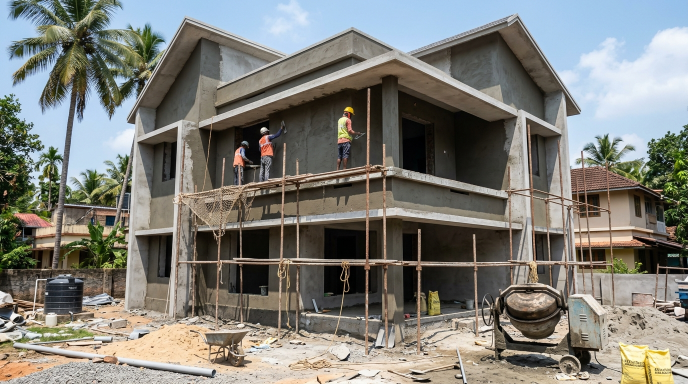
#> input picture dist/assets/process/04-plaster.jpg, 1376 x 768 px, found by its file name (shown at 1/2 size)
$ python generate_stages.py
#> lines starting #> are read from the running program, lines starting #| are printed output that depends on the picture
import os
from PIL import Image, ImageDraw, ImageFilter
import numpy as np

base_path = r"c:\Users\User\OneDrive\Documents\Desktop\south india building contractors\public\assets\process\04-plaster.jpg"
out_dir = r"c:\Users\User\OneDrive\Documents\Desktop\south india building contractors\public\assets\process"

print(f"Loading base plaster image: {base_path}")
img = Image.open(base_path).convert("RGBA")
w, h = img.size
#> w = 1376; h = 768
print(f"Image dimensions: {w}x{h}")
#| Image dimensions: 1376x768

# Wall polygons for this exact building
poly_upper_left = [
    (int(w * 0.18), int(h * 0.30)),
    (int(w * 0.28), int(h * 0.08)),
    (int(w * 0.52), int(h * 0.16)),
    (int(w * 0.44), int(h * 0.55)),
    (int(w * 0.18), int(h * 0.55)),
]

poly_upper_right = [
    (int(w * 0.52), int(h * 0.16)),
    (int(w * 0.77), int(h * 0.28)),
    (int(w * 0.76), int(h * 0.58)),
    (int(w * 0.44), int(h * 0.55)),
]

poly_ground = [
    (int(w * 0.18), int(h * 0.55)),
    (int(w * 0.76), int(h * 0.58)),
    (int(w * 0.77), int(h * 0.82)),
    (int(w * 0.20), int(h * 0.81)),
]

# ==============================================================================
# 1. GENERATE STAGE 5: PAINTING (EXACT SAME BUILDING WITH PAINT APPLIED & PAINTERS)
# ==============================================================================
print("Generating Stage 5 (Painting)...")
img_painting = img.copy()

paint_layer = Image.new("RGBA", (w, h), (0, 0, 0, 0))
#> paint_layer: PIL image 1376x768 RGBA; every value is 0
draw = ImageDraw.Draw(paint_layer)

# Warm luxury exterior paint
draw.polygon(poly_upper_left, fill=(245, 238, 226, 210))
draw.polygon(poly_upper_right, fill=(240, 230, 215, 205))
draw.polygon(poly_ground, fill=(248, 242, 232, 215))

# Dark charcoal architectural roof eave trims
draw.polygon([
    (int(w * 0.16), int(h * 0.31)),
    (int(w * 0.28), int(h * 0.05)),
    (int(w * 0.54), int(h * 0.14)),
    (int(w * 0.52), int(h * 0.17)),
    (int(w * 0.28), int(h * 0.09)),
    (int(w * 0.18), int(h * 0.32)),
], fill=(42, 53, 62, 240))

# Cantilever beam trim
draw.rectangle([
    (int(w * 0.42), int(h * 0.53)),
    (int(w * 0.80), int(h * 0.57))
], fill=(45, 55, 65, 230))

paint_layer = paint_layer.filter(ImageFilter.GaussianBlur(radius=3))

np_base = np.array(img_painting).astype(float)
np_paint = np.array(paint_layer).astype(float)

alpha = np_paint[:, :, 3:4] / 255.0
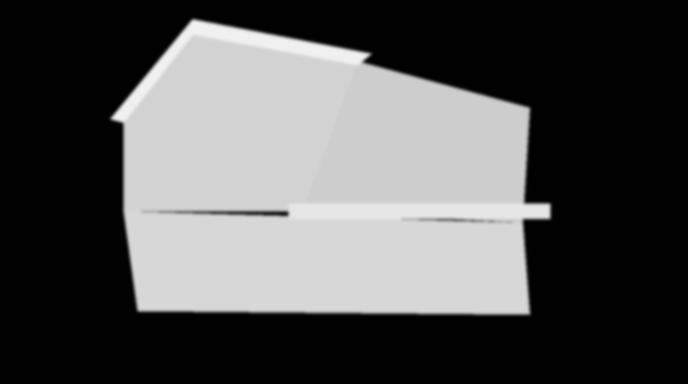
#> alpha: shape (768, 1376, 1) float64 (shown at 1/2 size); min 0, max 0.941, mean 0.32
paint_rgb = np_paint[:, :, :3]
base_rgb = np_base[:, :, :3]

tinted = base_rgb * (paint_rgb / 190.0)
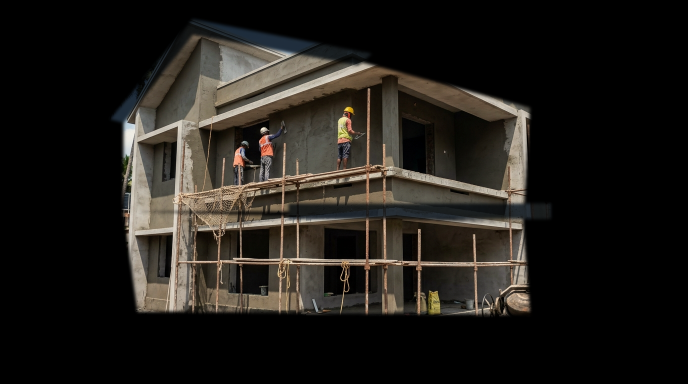
#> tinted: shape (768, 1376, 3) float64 (shown at 1/2 size); mean R, G, B 41.9, 38.1, 32.6; drawn with min black and max white
blended = (1.0 - alpha) * base_rgb + alpha * (0.35 * tinted + 0.65 * (base_rgb * 0.35 + paint_rgb * 0.75))
np_base[:, :, :3] = np.clip(blended, 0, 255)
img_painting = Image.fromarray(np_base.astype(np.uint8), "RGBA")

draw_p = ImageDraw.Draw(img_painting)

# Paint bucket on ground
bucket_x, bucket_y = int(w * 0.28), int(h * 0.84)
#> bucket_x = 385; bucket_y = 645
draw_p.rectangle([bucket_x, bucket_y, bucket_x + 40, bucket_y + 50], fill=(255, 255, 255), outline=(180, 180, 180), width=2)
draw_p.rectangle([bucket_x + 2, bucket_y + 14, bucket_x + 38, bucket_y + 28], fill=(160, 108, 62))
draw_p.ellipse([bucket_x, bucket_y - 4, bucket_x + 40, bucket_y + 4], fill=(245, 240, 230), outline=(150, 150, 150))

# Upper floor paint roller with extension handle
rx, ry = int(w * 0.42), int(h * 0.30)
#> rx = 577; ry = 230
draw_p.line([(rx, ry), (rx - 45, ry + 120)], fill=(70, 70, 70), width=4)
draw_p.rectangle([rx - 10, ry - 20, rx + 20, ry - 4], fill=(250, 245, 235), outline=(180, 160, 130), width=2)

out_painting_path = os.path.join(out_dir, "05-painting.jpg")
img_painting.convert("RGB").save(out_painting_path, "JPEG", quality=95)
print(f"Saved Stage 5 to: {out_painting_path}")


# ==============================================================================
# 2. GENERATE STAGE 6: FINISHING (EXACT SAME BUILDING FULLY COMPLETED)
# ==============================================================================
print("Generating Stage 6 (Finishing)...")
img_finishing = img.copy()

np_fin = np.array(img_finishing).astype(float)
full_paint_layer = Image.new("RGBA", (w, h), (0, 0, 0, 0))
draw_f = ImageDraw.Draw(full_paint_layer)

# Pristine luxury exterior painted walls
draw_f.polygon(poly_upper_left, fill=(248, 243, 235, 245))
draw_f.polygon(poly_upper_right, fill=(245, 239, 230, 240))
draw_f.polygon(poly_ground, fill=(250, 246, 238, 250))

# Dark charcoal architectural canopy & roof trims
draw_f.polygon([
    (int(w * 0.16), int(h * 0.31)),
    (int(w * 0.28), int(h * 0.05)),
    (int(w * 0.54), int(h * 0.14)),
    (int(w * 0.52), int(h * 0.18)),
    (int(w * 0.28), int(h * 0.09)),
    (int(w * 0.18), int(h * 0.32)),
], fill=(35, 45, 54, 255))

draw_f.rectangle([
    (int(w * 0.42), int(h * 0.52)),
    (int(w * 0.80), int(h * 0.58))
], fill=(35, 45, 54, 255))

full_paint_layer = full_paint_layer.filter(ImageFilter.GaussianBlur(radius=2))
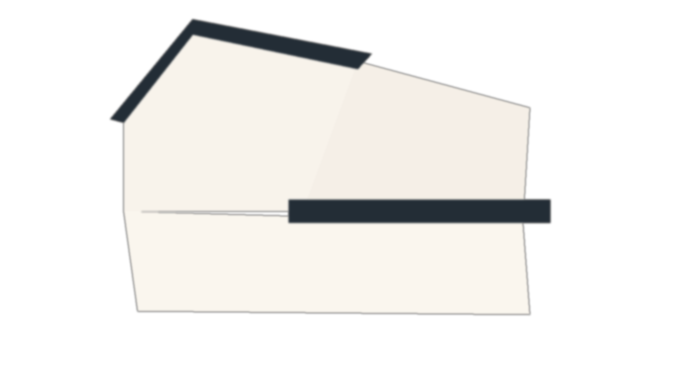
#> full_paint_layer: PIL image 1376x768 RGBA (shown at 1/2 size); mean R, G, B, A 87.1, 85.8, 83.3, 95; transparent parts drawn white
np_fp = np.array(full_paint_layer).astype(float)
alpha_f = np_fp[:, :, 3:4] / 255.0
paint_f_rgb = np_fp[:, :, :3]
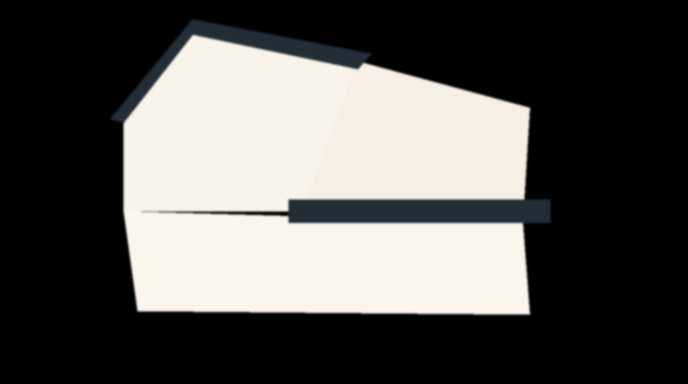
#> paint_f_rgb: shape (768, 1376, 3) float64 (shown at 1/2 size); mean R, G, B 87.1, 85.8, 83.3
base_f_rgb = np_fin[:, :, :3]

tinted_f = base_f_rgb * (paint_f_rgb / 180.0)
blended_f = (1.0 - alpha_f) * base_f_rgb + alpha_f * (0.30 * tinted_f + 0.70 * (base_f_rgb * 0.3 + paint_f_rgb * 0.75))
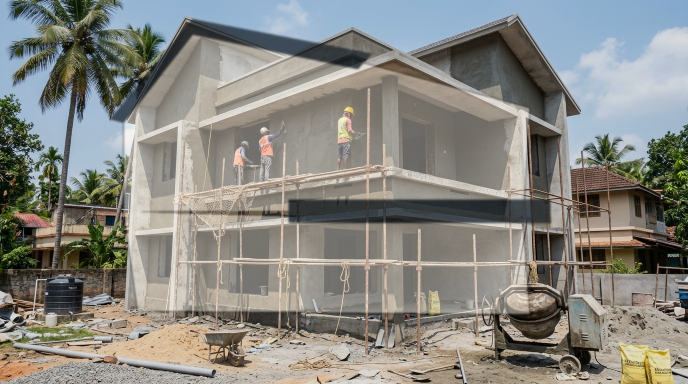
#> blended_f: shape (768, 1376, 3) float64 (shown at 1/2 size); mean R, G, B 155.1, 154.4, 147.8; drawn with min black and max white
np_fin[:, :, :3] = np.clip(blended_f, 0, 255)
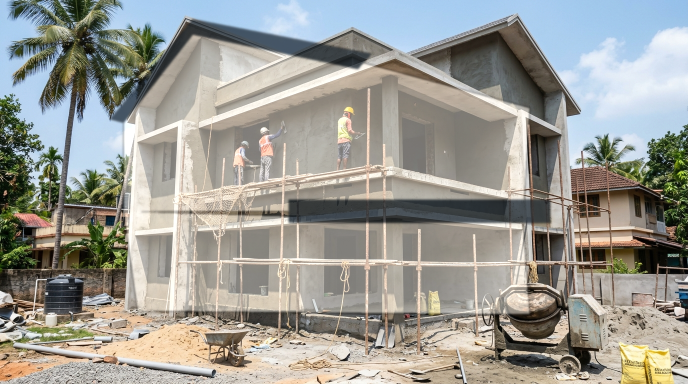
#> np_fin: shape (768, 1376, 4) float64 (shown at 1/2 size); mean R, G, B, A 154.9, 154.4, 147.8, 255

img_finishing = Image.fromarray(np_fin.astype(np.uint8), "RGBA")
draw_fin = ImageDraw.Draw(img_finishing)

# Windows installation
def draw_glass_window(box, panes=(2, 1)):
#> called with panes = (2, 2)
    x1, y1, x2, y2 = box
    draw_fin.rectangle([x1, y1, x2, y2], fill=(15, 23, 42), outline=(30, 41, 59), width=3)
    gx1, gy1, gx2, gy2 = x1 + 4, y1 + 4, x2 - 4, y2 - 4
    draw_fin.rectangle([gx1, gy1, gx2, gy2], fill=(28, 55, 88))
    # Sky & Cloud Reflection diagonal band
    draw_fin.polygon([
        (gx1, gy2),
        (gx1 + (gx2 - gx1) * 0.4, gy2),
        (gx2, gy1 + (gy2 - gy1) * 0.3),
        (gx2, gy1),
        (gx1 + (gx2 - gx1) * 0.6, gy1)
    ], fill=(130, 185, 240))
    cols, rows = panes
    for c in range(1, cols):
        cx = int(gx1 + (gx2 - gx1) * (c / cols))
        draw_fin.line([(cx, gy1), (cx, gy2)], fill=(15, 23, 42), width=3)
    for r in range(1, rows):
        ry = int(gy1 + (gy2 - gy1) * (r / rows))
        draw_fin.line([(gx1, ry), (gx2, ry)], fill=(15, 23, 42), width=3)

# 1. Upper Floor Left Bedroom Window
draw_glass_window([int(w * 0.22), int(h * 0.34), int(w * 0.32), int(h * 0.50)], panes=(2, 2))

# 2. Lower Floor Left Window
draw_glass_window([int(w * 0.22), int(h * 0.60), int(w * 0.33), int(h * 0.78)], panes=(2, 2))

# 3. Upper Floor Right Balcony Glass Wall / Sliding Door
draw_glass_window([int(w * 0.56), int(h * 0.33), int(w * 0.72), int(h * 0.52)], panes=(3, 1))

# Balcony Frameless Glass Railing
bx1, by1, bx2, by2 = int(w * 0.44), int(h * 0.44), int(w * 0.77), int(h * 0.53)
#> bx1 = 605; by1 = 337; bx2 = 1059; by2 = 407
draw_fin.rectangle([bx1, by1, bx2, by2], fill=(160, 205, 240), outline=(230, 240, 255), width=2)
draw_fin.rectangle([bx1 - 2, by1 - 4, bx2 + 2, by1 + 2], fill=(220, 225, 230), outline=(140, 150, 160), width=1)
for px in range(bx1, bx2, int((bx2 - bx1) / 5)):
    draw_fin.line([(px, by1), (px, by2)], fill=(200, 210, 220), width=3)

# Main Entrance Solid Teakwood Door
dx1, dy1, dx2, dy2 = int(w * 0.46), int(h * 0.58), int(w * 0.55), int(h * 0.79)
#> dx1 = 632; dy1 = 445; dx2 = 756; dy2 = 606
draw_fin.rectangle([dx1, dy1, dx2, dy2], fill=(95, 45, 15), outline=(50, 20, 5), width=4)
for gy in range(dy1 + 10, dy2, 14):
    draw_fin.line([(dx1 + 4, gy), (dx2 - 4, gy)], fill=(65, 25, 8), width=2)
draw_fin.rectangle([dx2 - 12, dy1 + int((dy2 - dy1) * 0.35), dx2 - 8, dy1 + int((dy2 - dy1) * 0.70)], fill=(240, 245, 250), outline=(120, 130, 140))

# Paved Driveway & Landscaping Base
land_y = int(h * 0.80)
#> land_y = 614
draw_fin.rectangle([0, land_y, w, h], fill=(140, 145, 150))
for px in range(0, w, 24):
    draw_fin.line([(px, land_y), (px + int((h - land_y) * 0.4), h)], fill=(115, 120, 125), width=2)
for py in range(land_y, h, 18):
    draw_fin.line([(0, py), (w, py)], fill=(120, 125, 130), width=2)

for hx in range(int(w * 0.12), int(w * 0.85), 35):
    draw_fin.ellipse([hx, land_y - 25, hx + 55, land_y + 15], fill=(34, 139, 34))
    draw_fin.ellipse([hx + 10, land_y - 35, hx + 45, land_y + 5], fill=(46, 160, 46))
    draw_fin.ellipse([hx + 15, land_y - 20, hx + 50, land_y + 10], fill=(24, 115, 24))

# Warm Architectural LED Eave Downlights
for lx in [int(w * 0.28), int(w * 0.50), int(w * 0.68)]:
    ly = int(h * 0.12) if lx < int(w * 0.40) else int(h * 0.22)
    draw_fin.ellipse([lx - 4, ly - 4, lx + 4, ly + 4], fill=(255, 255, 200))

out_finishing_path = os.path.join(out_dir, "06-finishing.jpg")
img_finishing.convert("RGB").save(out_finishing_path, "JPEG", quality=95)
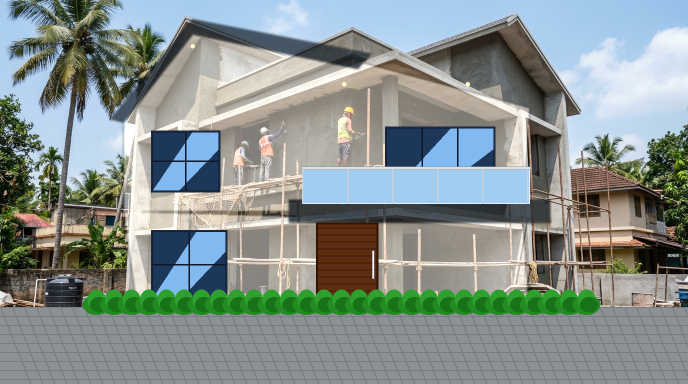
#> saved as 06-finishing.jpg: PIL image 1376x768 RGB (shown at 1/2 size); mean R, G, B 135, 145.6, 143
print(f"Saved Stage 6 to: {out_finishing_path}")

print("Stage 5 and Stage 6 generation complete!")

$ run again, with dist/assets/process/01-foundation.jpg copied over dist/assets/process/04-plaster.jpg
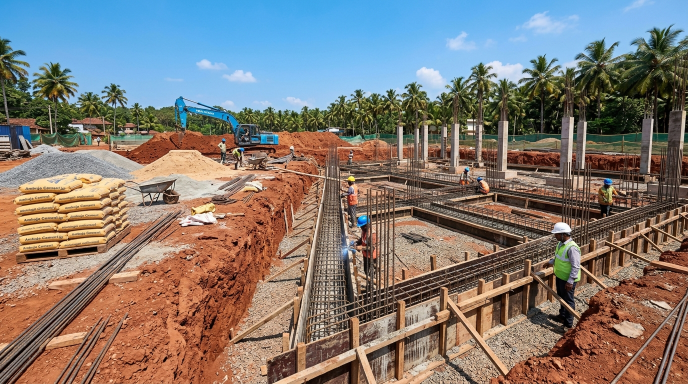
#> input picture dist/assets/process/01-foundation.jpg, 1376 x 768 px, found by its file name (shown at 1/2 size)
#| Image dimensions: 1376x768
#> `blended_f = (1.0 - alpha_f) * base_f_rgb + alpha_f * (0.30 * tinted_f ..`:
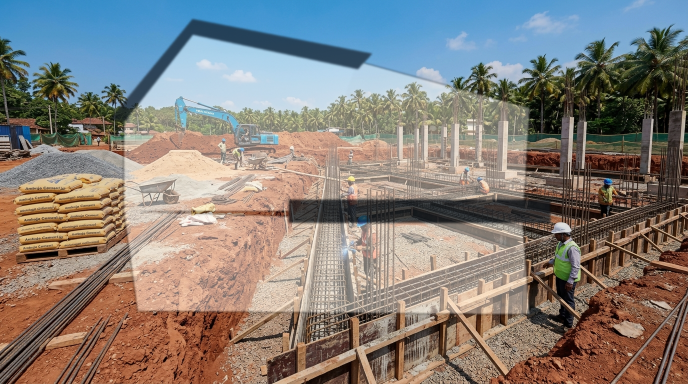
#> blended_f: shape (768, 1376, 3) float64 (shown at 1/2 size); mean R, G, B 152.8, 145.5, 139.5; drawn with min black and max white
#> `img_finishing.convert("RGB").save(out_finishing_path, "JPEG", quality=..`:
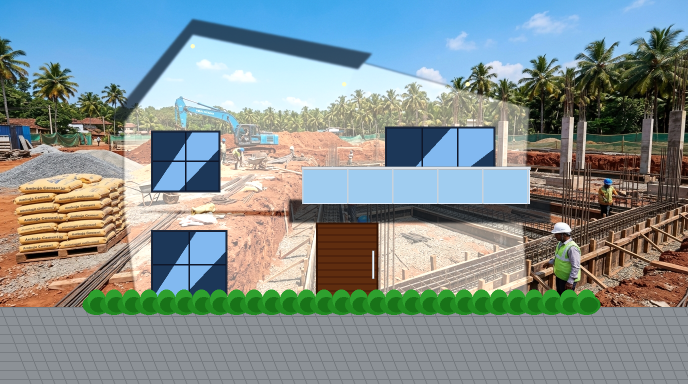
#> saved as 06-finishing.jpg: PIL image 1376x768 RGB (shown at 1/2 size); mean R, G, B 131.6, 144.9, 144.6

$ run again, with dist/assets/process/02-steel.jpg copied over dist/assets/process/04-plaster.jpg
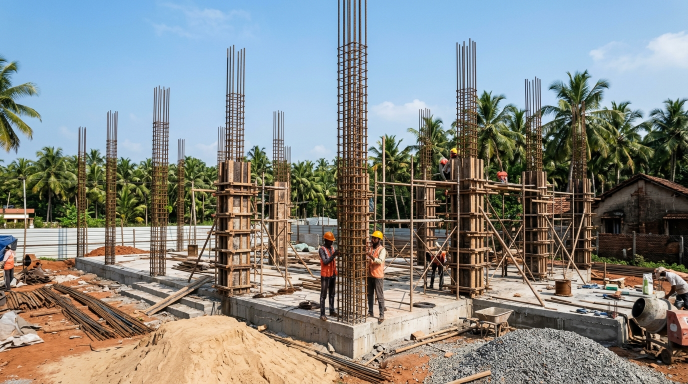
#> input picture dist/assets/process/02-steel.jpg, 1376 x 768 px, found by its file name (shown at 1/2 size)
#| Image dimensions: 1376x768
#> `blended_f = (1.0 - alpha_f) * base_f_rgb + alpha_f * (0.30 * tinted_f ..`:
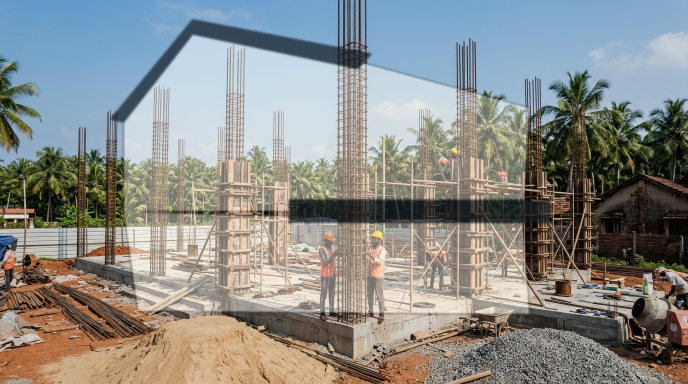
#> blended_f: shape (768, 1376, 3) float64 (shown at 1/2 size); mean R, G, B 157.9, 159.3, 155.5; drawn with min black and max white
#> `img_finishing.convert("RGB").save(out_finishing_path, "JPEG", quality=..`:
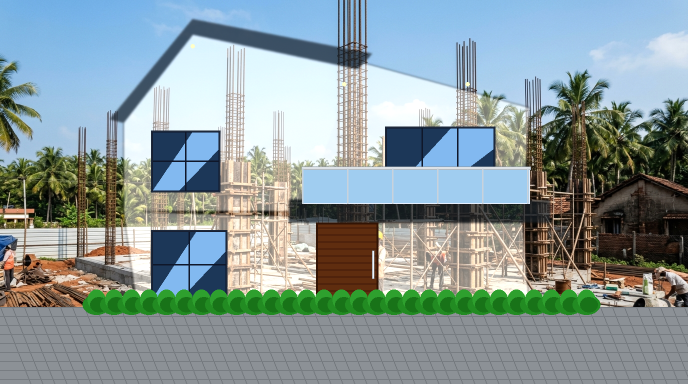
#> saved as 06-finishing.jpg: PIL image 1376x768 RGB (shown at 1/2 size); mean R, G, B 136.4, 152.5, 154.1

$ run again, with dist/assets/process/03-brickwork.jpg copied over dist/assets/process/04-plaster.jpg
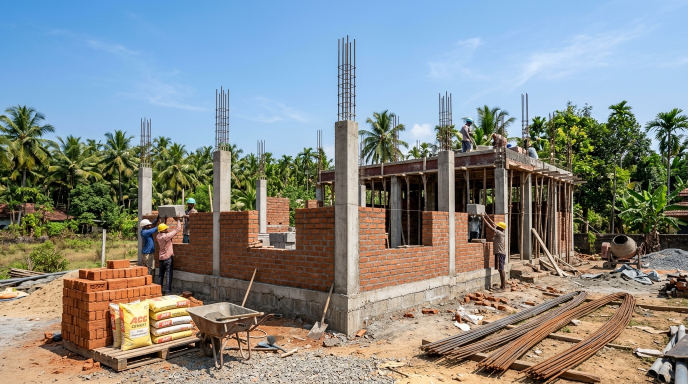
#> input picture dist/assets/process/03-brickwork.jpg, 1376 x 768 px, found by its file name (shown at 1/2 size)
#| Image dimensions: 1376x768
#> `img_finishing.convert("RGB").save(out_finishing_path, "JPEG", quality=..`:
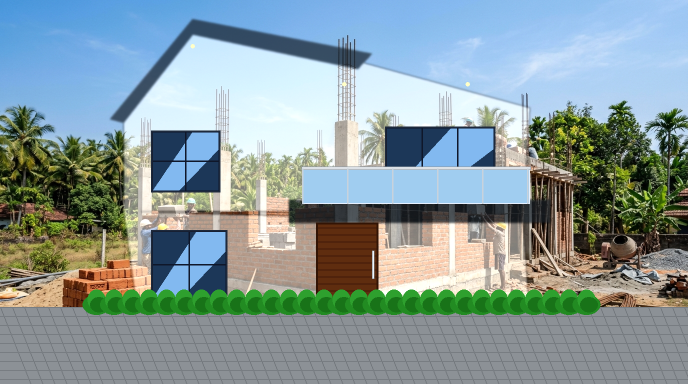
#> saved as 06-finishing.jpg: PIL image 1376x768 RGB (shown at 1/2 size); mean R, G, B 135.9, 154.5, 156.7
